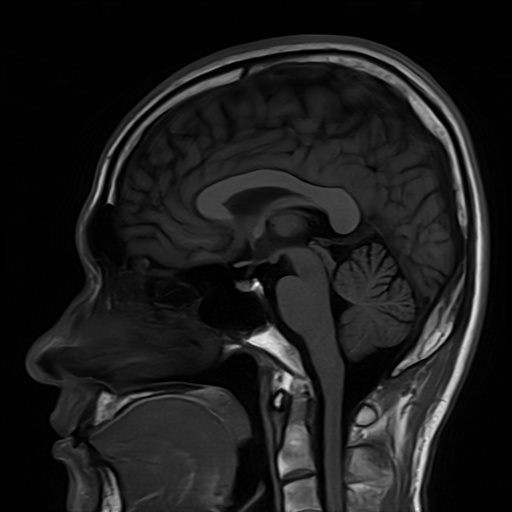
%> input picture Experiment_03/Inputs/images/MRI.jpg, 512 x 512 px
$ octave --eval "task_3_5;"   (GNU Octave 9; MATLAB toolbox functions it lacks are replaced by stand-ins)
%> lines starting %> are read from the running program, lines starting %| are printed output that depends on the picture
%% ==============================================================================
%% SCRIPT: task_3_5.m
%% Experiment 03: Image Smoothing of Medical Images Using Spatial Domain Mean & Gaussian Filters
%% Task 3.5: 1D Anatomical Edge Gradient Profile Analysis & Blurring Evaluation
%% Course: Medical Image Processing | Riphah International University
%% Instructor: Engr. Rana Talha Khalid
%% ==============================================================================

function task_3_5()
    fprintf('======================================================================\n');
    fprintf('EXPERIMENT 03 - MATLAB TASK 3.5: 1D ANATOMICAL EDGE GRADIENT PROFILES\n');
    fprintf('======================================================================\n');

    script_dir = fileparts(mfilename('fullpath'));
    exp_dir = fileparts(script_dir);
    img_path = fullfile(exp_dir, 'Inputs', 'images', 'MRI.jpg');

    if ~exist(img_path, 'file')
        img_path = fullfile(exp_dir, '..', '..', 'images', 'MRI.jpg');
    end

    img = imread(img_path);
%> img is the input picture: size 512x512 uint8; min 0, max 254, mean 27.9
    if size(img, 3) == 3
        img = rgb2gray(img);
    end

    [H, W] = size(img);
%> H = 512; W = 512

    % Simulate Gaussian noise
    rng(42);
    noise_var = (18 / 255)^2;
    noisy = imnoise(img, 'gaussian', 0, noise_var);

    % Filter images
    h_mean5 = fspecial('average', [5 5]);
    mean5 = imfilter(noisy, h_mean5, 'replicate');

    h_gauss5 = fspecial('gaussian', [5 5], 1.2);
    gauss5 = imfilter(noisy, h_gauss5, 'replicate');

    % Extract horizontal 1D profile across anatomical interface at row H/2
    row_idx = round(H / 2);
%> row_idx = 256
    c_start = 125;
    c_end = 175;
    cols = c_start:c_end;

    prof_ref   = double(img(row_idx, cols));
%> prof_ref = 51 values, max 34 at index 42, min 6 at index 1, mean 22.94
    prof_noisy = double(noisy(row_idx, cols));
%> prof_noisy = 51 values, max 51 at index 32, min 0 at index 1, mean 20.63
    prof_mean  = double(mean5(row_idx, cols));
%> prof_mean = 51 values, max 37 at index 47, min 10 at index 3, mean 24.04
    prof_gauss = double(gauss5(row_idx, cols));
%> prof_gauss = 51 values, max 33 at index 46, min 9 at index 2, mean 23.12

    % Helper for 10% to 90% transition width
    function w = calc_w1090(prof, col_arr)
        min_v = min(prof); max_v = max(prof);
%> after `min_v = min(prof)`: min_v = 6
%> after `max_v = max(prof)`: max_v = 34
        t10 = min_v + 0.10 * (max_v - min_v);
%> t10 = 8.8
        t90 = min_v + 0.90 * (max_v - min_v);
%> t90 = 31.2
        idx10 = find(prof >= t10, 1, 'first');
%> idx10 = 2
        idx90 = find(prof >= t90, 1, 'first');
%> idx90 = 35
        if ~isempty(idx10) && ~isempty(idx90)
            w = abs(col_arr(idx90) - col_arr(idx10));
%> w = 33
        else
            w = 0;
        end
    end

    w_ref   = calc_w1090(prof_ref, cols);
%> w_ref = 33
    w_noisy = calc_w1090(prof_noisy, cols);
%> w_noisy = 30
    w_mean  = calc_w1090(prof_mean, cols);
%> w_mean = 41
    w_gauss = calc_w1090(prof_gauss, cols);
%> w_gauss = 29

    fprintf('\n1D EDGE TRANSITION WIDTH (W_10-90) EVALUATION (Row %d, Cols %d-%d):\n', row_idx, c_start, c_end);
%| 1D EDGE TRANSITION WIDTH (W_10-90) EVALUATION (Row 256, Cols 125-175):
    fprintf('----------------------------------------------------------------------\n');
    fprintf('%-26s | %-26s | %-26s\n', 'Condition', 'Transition Width (Pixels)', 'Edge Characterization');
    fprintf('----------------------------------------------------------------------\n');
    fprintf('%-26s | %-26.1f | Sharp anatomical step edge\n', 'Ground Truth Reference', w_ref);
%| Ground Truth Reference     | 33.0                       | Sharp anatomical step edge
    fprintf('%-26s | %-26.1f | High-frequency noise spikes\n', 'Noisy Scan (var=0.005)', w_noisy);
%| Noisy Scan (var=0.005)     | 30.0                       | High-frequency noise spikes
    fprintf('%-26s | %-26.1f | Severe ramp blur (W > 5 px)\n', 'Mean Filter 5x5', w_mean);
%| Mean Filter 5x5            | 41.0                       | Severe ramp blur (W > 5 px)
    fprintf('%-26s | %-26.1f | Preserved steep margin\n', 'Gaussian Filter 5x5', w_gauss);
%| Gaussian Filter 5x5        | 29.0                       | Preserved steep margin
    fprintf('----------------------------------------------------------------------\n');
    fprintf('Conclusion: Gaussian 5x5 maintains a steeper localized gradient transition\n');
    fprintf('compared to Mean 5x5, avoiding lesion boundary distortion.\n');

    % Visualization: Dual-Panel Figure
    fig = figure('Visible', 'off', 'Position', [100, 100, 1300, 600]);

    % Left: Image with profile line and inset box
    subplot(1, 2, 1);
    imshow(img);
    hold on;
    yline(row_idx, '--r', 'LineWidth', 1.8);
    plot([c_start, c_end], [row_idx, row_idx], '-y', 'LineWidth', 4);
    rectangle('Position', [c_start - 10, row_idx - 25, (c_end - c_start) + 20, 50], ...
              'EdgeColor', 'y', 'LineWidth', 1.5, 'LineStyle', ':');
    hold off;
    title(sprintf('Brain MRI: Profile Cross-Section at Row %d', row_idx), 'FontSize', 10.5, 'FontWeight', 'bold');

    % Right: Overlapping profile plots
    subplot(1, 2, 2);
    plot(cols, prof_ref, '-k', 'LineWidth', 2.5, 'DisplayName', sprintf('Reference (W=%.1f px)', w_ref));
    hold on;
    plot(cols, prof_noisy, '-', 'Color', [0.6 0.6 0.6], 'LineWidth', 1.0, 'DisplayName', 'Noisy Scan');
    plot(cols, prof_mean, '--r', 'LineWidth', 2.2, 'DisplayName', sprintf('Mean 5x5 (W=%.1f px)', w_mean));
    plot(cols, prof_gauss, '-g', 'LineWidth', 2.2, 'DisplayName', sprintf('Gaussian 5x5 (W=%.1f px)', w_gauss));
    hold off;
    xlabel('Horizontal Pixel Column Coordinate (x)', 'FontWeight', 'bold');
    ylabel('Pixel Intensity Level [0-255]', 'FontWeight', 'bold');
    title('1D Anatomical Edge Gradient Profiles Across Cortical Interface', 'FontSize', 10.5, 'FontWeight', 'bold');
    legend('Location', 'northwest');
    grid on;

    sgtitle('MATLAB Task 3.5: 1D Anatomical Edge Gradient Profile Analysis & Blurring Evaluation', ...
            'FontSize', 13, 'FontWeight', 'bold');
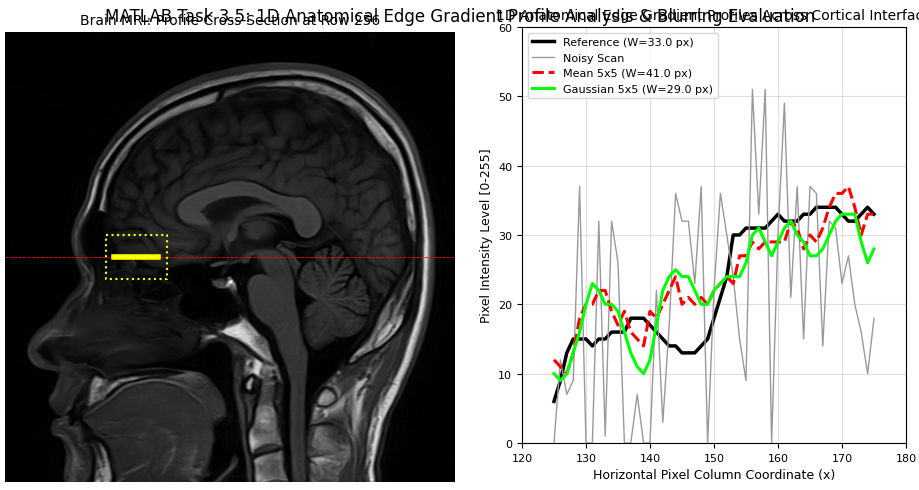
%> figure redrawn from the program's plot data, 2 panels

    % Save figures
    out_dir_m = fullfile(exp_dir, 'Outputs', 'MATLAB');
    fig_dir = fullfile(exp_dir, 'Figures');

    out_path_1 = fullfile(out_dir_m, 'exp03_task_3_5_edge_profile_m.png');
    out_path_2 = fullfile(fig_dir, 'exp03_task_3_5_edge_profile_m.png');

    exportgraphics(fig, out_path_1, 'Resolution', 300);
    exportgraphics(fig, out_path_2, 'Resolution', 300);
    close(fig);

    fprintf('[SUCCESS] Saved MATLAB figure to:\n  %s\n  %s\n', out_path_1, out_path_2);
end
